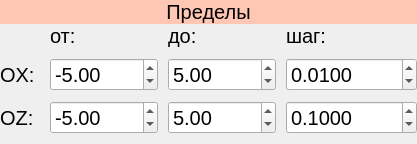
        <widget class="QFrame" name="frame_8">
         <property name="sizePolicy">
          <sizepolicy hsizetype="Preferred" vsizetype="Fixed">
           <horstretch>0</horstretch>
           <verstretch>0</verstretch>
          </sizepolicy>
         </property>
         <property name="font">
          <font>
           <pointsize>15</pointsize>
          </font>
         </property>
         <layout class="QVBoxLayout" name="verticalLayout_6">
          <property name="spacing">
           <number>0</number>
          </property>
          <property name="leftMargin">
           <number>0</number>
          </property>
          <property name="topMargin">
           <number>0</number>
          </property>
          <property name="rightMargin">
           <number>0</number>
          </property>
          <property name="bottomMargin">
           <number>10</number>
          </property>
          <item>
           <widget class="QLabel" name="label_11">
            <property name="sizePolicy">
             <sizepolicy hsizetype="Preferred" vsizetype="Fixed">
              <horstretch>0</horstretch>
              <verstretch>0</verstretch>
             </sizepolicy>
            </property>
            <property name="font">
             <font>
              <pointsize>15</pointsize>
             </font>
            </property>
            <property name="styleSheet">
             <string notr="true">background-color: rgb(255, 198, 180);</string>
            </property>
            <property name="text">
             <string>Пределы</string>
            </property>
            <property name="alignment">
             <set>Qt::AlignCenter</set>
            </property>
           </widget>
          </item>
          <item>
           <layout class="QGridLayout" name="gridLayout">
            <property name="spacing">
             <number>10</number>
            </property>
            <item row="0" column="2">
             <widget class="QLabel" name="label_21">
              <property name="sizePolicy">
               <sizepolicy hsizetype="Preferred" vsizetype="Preferred">
                <horstretch>0</horstretch>
                <verstretch>0</verstretch>
               </sizepolicy>
              </property>
              <property name="font">
               <font>
                <pointsize>15</pointsize>
               </font>
              </property>
              <property name="text">
               <string>до:</string>
              </property>
             </widget>
            </item>
            <item row="2" column="0">
             <widget class="QLabel" name="label_18">
              <property name="sizePolicy">
               <sizepolicy hsizetype="Preferred" vsizetype="Preferred">
                <horstretch>0</horstretch>
                <verstretch>0</verstretch>
               </sizepolicy>
              </property>
              <property name="font">
               <font>
                <pointsize>15</pointsize>
               </font>
              </property>
              <property name="text">
               <string>OZ: </string>
              </property>
             </widget>
            </item>
            <item row="0" column="1">
             <widget class="QLabel" name="label_20">
              <property name="sizePolicy">
               <sizepolicy hsizetype="Preferred" vsizetype="Preferred">
                <horstretch>0</horstretch>
                <verstretch>0</verstretch>
               </sizepolicy>
              </property>
              <property name="font">
               <font>
                <pointsize>15</pointsize>
               </font>
              </property>
              <property name="text">
               <string>от:</string>
              </property>
             </widget>
            </item>
            <item row="1" column="0">
             <widget class="QLabel" name="label_19">
              <property name="sizePolicy">
               <sizepolicy hsizetype="Preferred" vsizetype="Preferred">
                <horstretch>0</horstretch>
                <verstretch>0</verstretch>
               </sizepolicy>
              </property>
              <property name="font">
               <font>
                <pointsize>15</pointsize>
               </font>
              </property>
              <property name="text">
               <string>OX: </string>
              </property>
             </widget>
            </item>
            <item row="0" column="0">
             <widget class="QLabel" name="label_22">
              <property name="sizePolicy">
               <sizepolicy hsizetype="Preferred" vsizetype="Preferred">
                <horstretch>0</horstretch>
                <verstretch>0</verstretch>
               </sizepolicy>
              </property>
              <property name="font">
               <font>
                <pointsize>15</pointsize>
               </font>
              </property>
              <property name="text">
               <string/>
              </property>
             </widget>
            </item>
            <item row="0" column="3">
             <widget class="QLabel" name="label_23">
              <property name="sizePolicy">
               <sizepolicy hsizetype="Preferred" vsizetype="Preferred">
                <horstretch>0</horstretch>
                <verstretch>0</verstretch>
               </sizepolicy>
              </property>
              <property name="font">
               <font>
                <pointsize>15</pointsize>
               </font>
              </property>
              <property name="text">
               <string>шаг:</string>
              </property>
             </widget>
            </item>
            <item row="1" column="1">
             <widget class="QDoubleSpinBox" name="x_start_dsp">
              <property name="sizePolicy">
               <sizepolicy hsizetype="Minimum" vsizetype="Preferred">
                <horstretch>0</horstretch>
                <verstretch>0</verstretch>
               </sizepolicy>
              </property>
              <property name="font">
               <font>
                <pointsize>15</pointsize>
               </font>
              </property>
              <property name="minimum">
               <double>-1000.000000000000000</double>
              </property>
              <property name="maximum">
               <double>1000.000000000000000</double>
              </property>
              <property name="value">
               <double>-5.000000000000000</double>
              </property>
             </widget>
            </item>
            <item row="1" column="2">
             <widget class="QDoubleSpinBox" name="x_end_dsp">
              <property name="sizePolicy">
               <sizepolicy hsizetype="Minimum" vsizetype="Preferred">
                <horstretch>0</horstretch>
                <verstretch>0</verstretch>
               </sizepolicy>
              </property>
              <property name="font">
               <font>
                <pointsize>15</pointsize>
               </font>
              </property>
              <property name="minimum">
               <double>-1000.000000000000000</double>
              </property>
              <property name="maximum">
               <double>1000.000000000000000</double>
              </property>
              <property name="value">
               <double>5.000000000000000</double>
              </property>
             </widget>
            </item>
            <item row="1" column="3">
             <widget class="QDoubleSpinBox" name="x_step_dsp">
              <property name="sizePolicy">
               <sizepolicy hsizetype="Minimum" vsizetype="Preferred">
                <horstretch>0</horstretch>
                <verstretch>0</verstretch>
               </sizepolicy>
              </property>
              <property name="font">
               <font>
                <pointsize>15</pointsize>
               </font>
              </property>
              <property name="decimals">
               <number>4</number>
              </property>
              <property name="minimum">
               <double>-1000.000000000000000</double>
              </property>
              <property name="maximum">
               <double>1000.000000000000000</double>
              </property>
              <property name="value">
               <double>0.010000000000000</double>
              </property>
             </widget>
            </item>
            <item row="2" column="1">
             <widget class="QDoubleSpinBox" name="z_start_dsp">
              <property name="sizePolicy">
               <sizepolicy hsizetype="Minimum" vsizetype="Preferred">
                <horstretch>0</horstretch>
                <verstretch>0</verstretch>
               </sizepolicy>
              </property>
              <property name="font">
               <font>
                <pointsize>15</pointsize>
               </font>
              </property>
              <property name="minimum">
               <double>-1000.000000000000000</double>
              </property>
              <property name="maximum">
               <double>1000.000000000000000</double>
              </property>
              <property name="value">
               <double>-5.000000000000000</double>
              </property>
             </widget>
            </item>
            <item row="2" column="2">
             <widget class="QDoubleSpinBox" name="z_end_dsp">
              <property name="sizePolicy">
               <sizepolicy hsizetype="Minimum" vsizetype="Preferred">
                <horstretch>0</horstretch>
                <verstretch>0</verstretch>
               </sizepolicy>
              </property>
              <property name="font">
               <font>
                <pointsize>15</pointsize>
               </font>
              </property>
              <property name="minimum">
               <double>-1000.000000000000000</double>
              </property>
              <property name="maximum">
               <double>1000.000000000000000</double>
              </property>
              <property name="value">
               <double>5.000000000000000</double>
              </property>
             </widget>
            </item>
            <item row="2" column="3">
             <widget class="QDoubleSpinBox" name="z_step_dsp">
              <property name="sizePolicy">
               <sizepolicy hsizetype="Minimum" vsizetype="Preferred">
                <horstretch>0</horstretch>
                <verstretch>0</verstretch>
               </sizepolicy>
              </property>
              <property name="font">
               <font>
                <pointsize>15</pointsize>
               </font>
              </property>
              <property name="decimals">
               <number>4</number>
              </property>
              <property name="minimum">
               <double>-1000.000000000000000</double>
              </property>
              <property name="maximum">
               <double>1000.000000000000000</double>
              </property>
              <property name="value">
               <double>0.100000000000000</double>
              </property>
             </widget>
            </item>
           </layout>
          </item>
         </layout>
        </widget>
